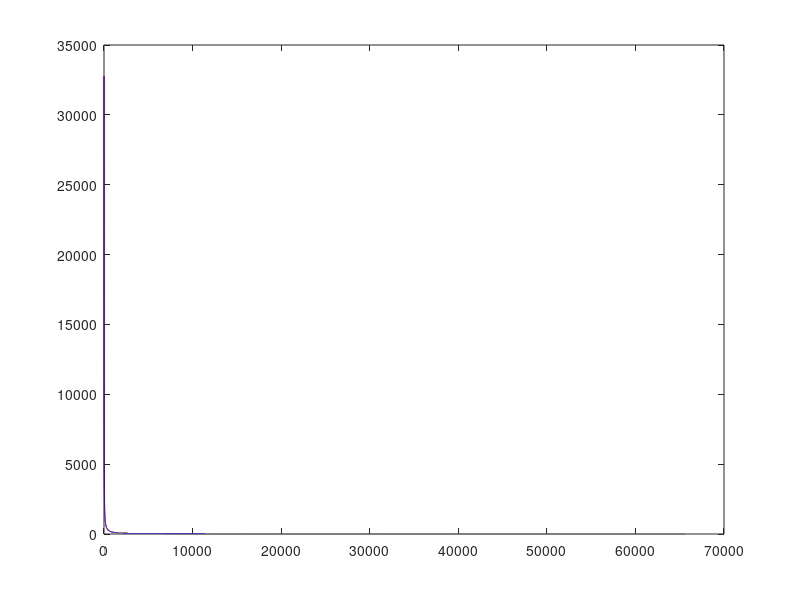
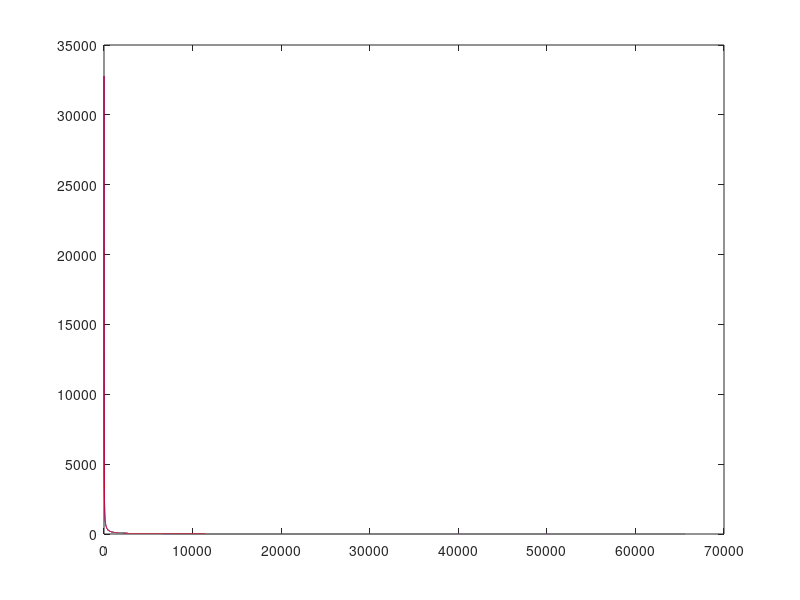

Source code (MATLAB) for these figures, in order:
div_table1 = [32768,26214,21845,18725,16384,14564,13107,11916,10923,10082,9362,8738,8192,7710,7282,6899,6554,6242,5958,5699,5461,5243,5041,4855,4681,4520,4369,4228,4096,3972,3855,3745,3641,3542,3449,3361,3277,3197,3121,3048,2979,2913,2849,2789,2731,2675,2621,2570,2521,2473,2427,2383,2341,2300,2260,2222,2185,2149,2114,2081,2048,2016,1986,1956,1928,1900,1872,1846,1820,1796,1771,1748,1725,1702,1680,1659,1638,1618,1598,1579,1560,1542,1524,1507,1489,1473,1456,1440,1425,1409,1394,1380,1365,1351,1337,1324,1311,1298,1285,1273,1260,1248,1237,1225,1214,1202,1192,1181,1170,1160,1150,1140,1130,1120,1111,1101,1092,1083,1074,1066,1057,1049,1040,1032,1024,1016,1008,1001,993,986,978,971,964,957,950,943,936,930,923,917,910,904,898,892,886,880,874,868,862,857,851,846,840,835,830,824,819,814,809,804,799,794,790,785,780,776,771,767,762,758,753,749,745,741,736,732,728,724,720,716,712,708,705,701,697,694,690,686,683,679,676,672,669,665,662,659,655,652,649,646,643,639,636,633,630,627,624,621,618,615,612,610,607,604,601,599,596,593,590,588,585,583,580,577,575,572,570,567,565,563,560,558,555,553,551,548,546,544,542,539,537,535,533,531,529,526,524,522,520,518,516,514,512];
k1=781;% >>9
b1=902;
k2=935; % -0.9130, >>10, 934.912
b2=697;
k3=307; % -0.6, >>9, 307.2
b3=563;
k4 =49;% -0.3822,>>7,48.92
b4 = 452;%451.6688
k5 = 122; % -0.2378,>>9,121.75;
b5 = 355;% 355.0915
k6 = 20; % -0.1566,>>7,20.0448;
b6 = 287;% 287.5
k7 = 47; % -0.0918,>>9,47.0016
b7 = 223;% 222.7647
k8 = 23;% -0.0452,>>9, 23.1424
b8 = 156;% 156.4348
k9 = 11;% -0.0220,>>9,11.2640
b9 = 110;% 110.0661
k10 = 3; % -0.0115,>>8,2.9440
b10 = 79;% 78.6154
k11 = 45;%-0.0055,>>13,45.0560
b11 = 54;% 54.3947
k12 = 1; % -0.0023,>>9,1.1776
b12 = 35;% 35.5977
y = zeros(1,65536);
for x=4:65536    
    if((x<=256)&&(x>=4))
        y(x)=div_table1(x-3);        
    end
    if((x<=335)&&(x>256))
        y(x)=b1-bitshift((k1*x+2^8),-9);        
    end
    if((x>335)&&(x<=427))
        y(x)=b2 - bitshift((k2*x+2^9),-10);       
    end
    if((x>427)&&(x<=512))
        y(x)=b3 - bitshift((k3*x+2^8),-9);      
    end    
    if((x<=669)&&(x>512))
        y(x)=b4 - bitshift((k4*x+2^6),-7); 
    end

    if((x<=833)&&(x>669))
        y(x)=b5 - bitshift((k5*x+2^8),-9); 
    end
    if((x<=999)&&(x>833))
        y(x)=b6 - bitshift((k6*x+2^6),-7); 
    end
    if((x<=1425)&&(x>999))
        y(x)=b7 - bitshift((k7*x+2^8),-9); 
    end
    if((x<=2000)&&(x>1425))
        y(x)=b8 - bitshift((k8*x+2^8),-9); 
    end
    if((x<=3000)&&(x>2000))
        y(x)=b9 - bitshift((k9*x+2^8),-9); 
    end
    if((x<=4040)&&(x>3000))
        y(x)=b10 - bitshift((k10*x+2^7),-8); 
    end
    if((x<=5844)&&(x>4040))
        y(x)=b11 - bitshift((k11*x+2^12),-13); 
    end
    if((x<=9712)&&(x>5844))
        y(x)=b12 - bitshift((k12*x+2^8),-9);         
    end
    if((x<=10485)&&(x>9712))
        y(x)=13;
    end
    if((x<=11397)&&(x>10485))
        y(x)=12;
    end
    if((x<=12483)&&(x>11397))
        y(x)=11;
    end
    if((x<13798)&&(x>12483))
        y(x)=10;
    end
    if((x<15421)&&(x>=13798))
        y(x)=9;
    end
    if((x<17477)&&(x>=15421))
        y(x)=8;
    end
    if((x<20165)&&(x>=17477))
        y(x)=7;
    end
    if((x<23832)&&(x>=20165))
        y(x)=6;
    end
    if((x<29128)&&(x>=23832))
        y(x)=5;
    end
    if((x<37450)&&(x>=29128))
        y(x)=4;
    end
    if((x<52429)&&(x>=37450))
        y(x)=3;
    end
    if(x>=52429)
        y(x)=2;
    end
    
end
x=4:65536;
figure(1);plot(x,y(4:end),'red');hold on;
x0 = 4:65536;
y0 = round(2^17*(1./x0));
plot(x0,y0,'blue');
figure(2);plot(x0,y0,'blue');hold on;plot(x,y(4:end),'red');
hold on; 





